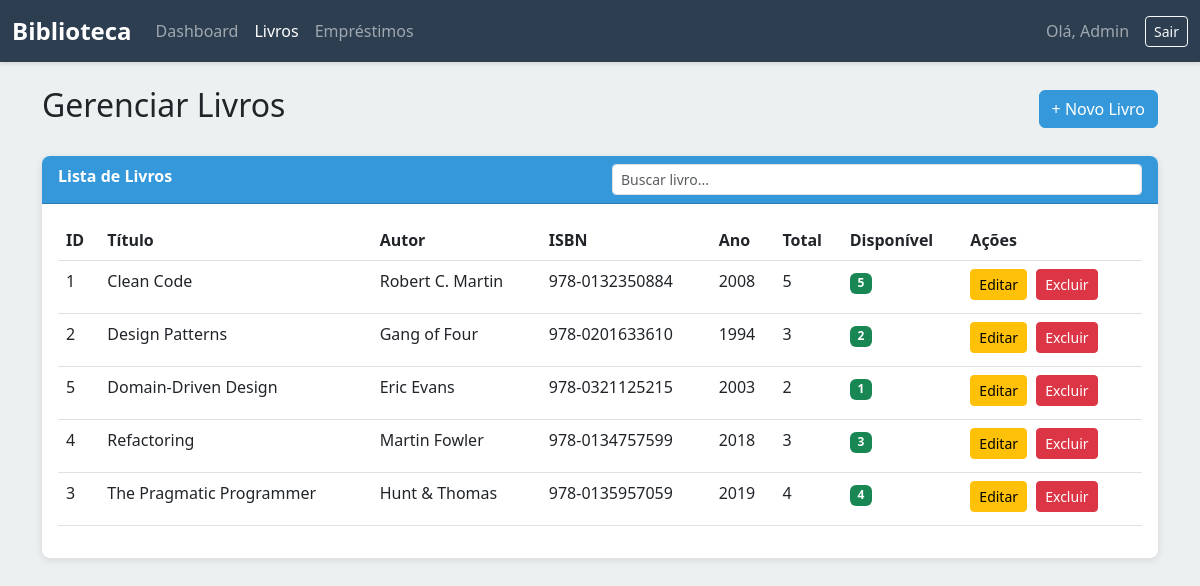
Screenshot of /public/livros.php (signed in) with the database file from the repository.
### tables this page shows
CREATE TABLE IF NOT EXISTS livros (
    id INT AUTO_INCREMENT PRIMARY KEY,
    titulo VARCHAR(200) NOT NULL,
    autor VARCHAR(100) NOT NULL,
    isbn VARCHAR(20) UNIQUE,
    ano_publicacao INT,
    quantidade_total INT NOT NULL DEFAULT 1,
    quantidade_disponivel INT NOT NULL DEFAULT 1,
    data_cadastro TIMESTAMP DEFAULT CURRENT_TIMESTAMP
);

### src/includes/auth.php (called while the page is built, shortened)
<?php
function getUsuarioLogado() {
    return [
        'id' => $_SESSION['usuario_id'] ?? null,
        'nome' => $_SESSION['usuario_nome'] ?? null,
        'email' => $_SESSION['usuario_email'] ?? null,
        'admin' => $_SESSION['usuario_admin'] ?? false
    ];
}
?>

### src/public/livros.php (the view, shortened to what this page needs)
<?php
require_once '../config/database.php';
require_once '../includes/auth.php';
$usuario = getUsuarioLogado();
$livros = $pdo->query("SELECT * FROM livros ORDER BY titulo")->fetchAll();
?>
<!DOCTYPE html>
<html lang="pt-BR">
<head>
    <link href="https://cdn.jsdelivr.net/npm/bootstrap@5.3.0/dist/css/bootstrap.min.css" rel="stylesheet">
    <link rel="stylesheet" href="/public/css/style.css">
</head>
<body>
    <nav class="navbar navbar-expand-lg navbar-dark">
        <div class="container-fluid">
            <a class="navbar-brand" href="/public/dashboard.php">Biblioteca</a>
            <div class="collapse navbar-collapse" id="navbarNav">
                <ul class="navbar-nav me-auto">
                    <li class="nav-item">
                        <a class="nav-link" href="/public/dashboard.php">Dashboard</a>
                    </li>
                    <li class="nav-item">
                        <a class="nav-link active" href="/public/livros.php">Livros</a>
                    </li>
                    <li class="nav-item">
                        <a class="nav-link" href="/public/emprestimos.php">Empréstimos</a>
                    </li>
                </ul>
                <span class="navbar-text me-3">
                    Olá, <?php echo htmlspecialchars($usuario['nome']); ?>
                </span>
                <a href="/public/logout.php" class="btn btn-outline-light btn-sm">Sair</a>
            </div>
        </div>
    </nav>
    <div class="container mt-4">
        <div class="d-flex justify-content-between align-items-center mb-4">
            <h2>Gerenciar Livros</h2>
            <?php if ($usuario['admin']): ?>
                <button class="btn btn-primary" data-bs-toggle="modal" data-bs-target="#modalLivro">
                    + Novo Livro
                </button>
            <?php endif; ?>
        </div>
        <div class="card">
            <div class="card-header">
                <div class="row">
                    <div class="col-md-6">
                        Lista de Livros
                    </div>
                    <div class="col-md-6">
                        <input type="text" id="searchInput" class="form-control form-control-sm"
                               placeholder="Buscar livro..."
                               onkeyup="filtrarTabela('searchInput', 'tabelaLivros')">
                    </div>
                </div>
            </div>
            <div class="card-body">
                <div class="table-responsive">
                    <table class="table table-hover" id="tabelaLivros">
                        <thead>
                            <tr>
                                <th>ID</th>
                                <th>Título</th>
                                <th>Autor</th>
                                <th>ISBN</th>
                                <th>Ano</th>
                                <th>Total</th>
                                <th>Disponível</th>
                                <th>Ações</th>
                            </tr>
                        </thead>
                        <tbody>
                            <?php foreach ($livros as $livro): ?>
                                <tr>
                                    <td><?php echo $livro['id']; ?></td>
                                    <td><?php echo htmlspecialchars($livro['titulo']); ?></td>
                                    <td><?php echo htmlspecialchars($livro['autor']); ?></td>
                                    <td><?php echo htmlspecialchars($livro['isbn']); ?></td>
                                    <td><?php echo $livro['ano_publicacao']; ?></td>
                                    <td><?php echo $livro['quantidade_total']; ?></td>
                                    <td>
                                        <span class="badge <?php echo $livro['quantidade_disponivel'] > 0 ? 'bg-success' : 'bg-danger'; ?>">
                                            <?php echo $livro['quantidade_disponivel']; ?>
                                        </span>
                                    </td>
                                    <td class="action-buttons">
                                        <?php if ($usuario['admin']): ?>
                                            <a href="?edit=<?php echo $livro['id']; ?>" class="btn btn-sm btn-warning">Editar</a>
                                            <button onclick="confirmarExclusao('livros', <?php echo $livro['id']; ?>)"
                                                    class="btn btn-sm btn-danger">Excluir</button>
                                        <?php else: ?>
                                            <span class="text-muted">-</span>
                                        <?php endif; ?>
                                    </td>
                                </tr>
                            <?php endforeach; ?>
                        </tbody>
                    </table>
                </div>
            </div>
        </div>
    </div>
</body>
</html>

### src/public/css/style.css (style rules this page uses)
:root { --primary-color: #2c3e50; --secondary-color: #3498db; --success-color: #27ae60; --danger-color: #e74c3c; --warning-color: #f39c12; --light-bg: #ecf0f1; }
body { background-color: var(--light-bg); font-family: 'Segoe UI', Tahoma, Geneva, Verdana, sans-serif; }
.navbar { background-color: var(--primary-color) !important; box-shadow: 0 2px 4px rgba(0,0,0,.1); }
.navbar-brand { font-weight: bold; font-size: 1.5rem; }
.card { border: none; box-shadow: 0 2px 8px rgba(0,0,0,.1); border-radius: 8px; margin-bottom: 20px; }
.card-header { background-color: var(--secondary-color); color: white; font-weight: bold; border-radius: 8px 8px 0 0 !important; }
.btn-primary { background-color: var(--secondary-color); border-color: var(--secondary-color); }
.action-buttons .btn { margin-right: 5px; margin-bottom: 5px; }

### rows the page displays
livros: id "1", titulo "Clean Code", autor "Robert C. Martin", isbn "978-0132350884", ano_publicacao "2008", quantidade_total "5", quantidade_disponivel "5"
livros: id "2", titulo "Design Patterns", autor "Gang of Four", isbn "978-0201633610", ano_publicacao "1994", quantidade_total "3", quantidade_disponivel "2"
livros: id "5", titulo "Domain-Driven Design", autor "Eric Evans", isbn "978-0321125215", ano_publicacao "2003", quantidade_total "2", quantidade_disponivel "1"
livros: id "4", titulo "Refactoring", autor "Martin Fowler", isbn "978-0134757599", ano_publicacao "2018", quantidade_total "3", quantidade_disponivel "3"
livros: id "3", titulo "The Pragmatic Programmer", autor "Hunt & Thomas", isbn "978-0135957059", ano_publicacao "2019", quantidade_total "4", quantidade_disponivel "4"

### other values shown
$usuario['nome'] "Admin"
